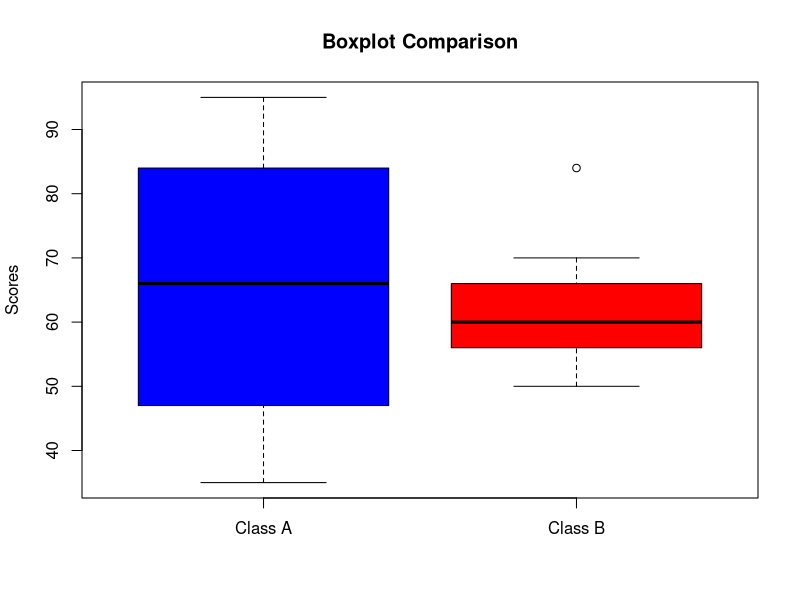

Recreate this plot in R.
classA <- c(76, 35, 47, 64, 95, 66, 89, 36, 84)
classB <- c(51, 56, 84, 60, 59, 70, 63, 66, 50)
meanA <- mean(classA)
medianA <- median(classA)
rangeA <- max(classA) - min(classA)
meanB <- mean(classB)
medianB <- median(classB)
rangeB <- max(classB) - min(classB)
cat("Class A - Mean:", meanA, "  Median:", medianA, "  Range:", rangeA, "\n")
cat("Class B - Mean:", meanB, "  Median:", medianB, "  Range:", rangeB, "\n")
boxplot(classA, classB, names = c("Class A", "Class B"), col = c("blue", "red"), main = "Boxplot Comparison", ylab = "Scores")
